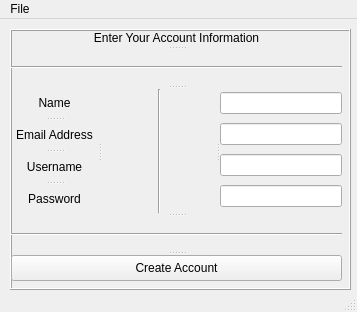
<?xml version="1.0" encoding="UTF-8"?>
<ui version="4.0">
 <class>CreateAccount</class>
 <widget class="QMainWindow" name="CreateAccount">
  <property name="geometry">
   <rect>
    <x>0</x>
    <y>0</y>
    <width>357</width>
    <height>312</height>
   </rect>
  </property>
  <property name="windowTitle">
   <string>Create Account</string>
  </property>
  <widget class="QWidget" name="centralwidget">
   <widget class="QFrame" name="frame">
    <property name="geometry">
     <rect>
      <x>10</x>
      <y>10</y>
      <width>341</width>
      <height>261</height>
     </rect>
    </property>
    <property name="frameShape">
     <enum>QFrame::Box</enum>
    </property>
    <property name="frameShadow">
     <enum>QFrame::Raised</enum>
    </property>
    <widget class="QSplitter" name="splitter_3">
     <property name="geometry">
      <rect>
       <x>1</x>
       <y>1</y>
       <width>331</width>
       <height>251</height>
      </rect>
     </property>
     <property name="orientation">
      <enum>Qt::Vertical</enum>
     </property>
     <widget class="QLabel" name="label_title">
      <property name="text">
       <string>Enter Your Account Information</string>
      </property>
      <property name="alignment">
       <set>Qt::AlignCenter</set>
      </property>
     </widget>
     <widget class="Line" name="line">
      <property name="orientation">
       <enum>Qt::Horizontal</enum>
      </property>
     </widget>
     <widget class="QSplitter" name="splitter_2">
      <property name="orientation">
       <enum>Qt::Horizontal</enum>
      </property>
      <widget class="QSplitter" name="splitter">
       <property name="orientation">
        <enum>Qt::Vertical</enum>
       </property>
       <widget class="QLabel" name="label_name">
        <property name="text">
         <string>Name</string>
        </property>
        <property name="alignment">
         <set>Qt::AlignCenter</set>
        </property>
       </widget>
       <widget class="QLabel" name="label_email">
        <property name="text">
         <string>Email Address</string>
        </property>
        <property name="alignment">
         <set>Qt::AlignCenter</set>
        </property>
       </widget>
       <widget class="QLabel" name="label_newusername">
        <property name="text">
         <string>Username</string>
        </property>
        <property name="alignment">
         <set>Qt::AlignCenter</set>
        </property>
       </widget>
       <widget class="QLabel" name="label_newpassword">
        <property name="text">
         <string>Password</string>
        </property>
        <property name="alignment">
         <set>Qt::AlignCenter</set>
        </property>
       </widget>
      </widget>
      <widget class="Line" name="line_2">
       <property name="orientation">
        <enum>Qt::Vertical</enum>
       </property>
      </widget>
      <widget class="QWidget" name="layoutWidget">
       <layout class="QVBoxLayout" name="verticalLayout_2">
        <item>
         <widget class="QLineEdit" name="lineEdit_newname"/>
        </item>
        <item>
         <widget class="QLineEdit" name="lineEdit_newemail"/>
        </item>
        <item>
         <widget class="QLineEdit" name="lineEdit_newusername"/>
        </item>
        <item>
         <widget class="QLineEdit" name="lineEdit_newpassword"/>
        </item>
       </layout>
      </widget>
     </widget>
     <widget class="Line" name="line_3">
      <property name="orientation">
       <enum>Qt::Horizontal</enum>
      </property>
     </widget>
     <widget class="QPushButton" name="pushButton">
      <property name="text">
       <string>Create Account</string>
      </property>
     </widget>
    </widget>
   </widget>
  </widget>
  <widget class="QMenuBar" name="menubar">
   <property name="geometry">
    <rect>
     <x>0</x>
     <y>0</y>
     <width>357</width>
     <height>17</height>
    </rect>
   </property>
   <widget class="QMenu" name="menuFile">
    <property name="title">
     <string>File</string>
    </property>
    <addaction name="actionExit"/>
   </widget>
   <addaction name="menuFile"/>
  </widget>
  <widget class="QStatusBar" name="statusbar"/>
  <action name="actionExit">
   <property name="text">
    <string>Exit</string>
   </property>
  </action>
 </widget>
 <resources/>
 <connections/>
</ui>
